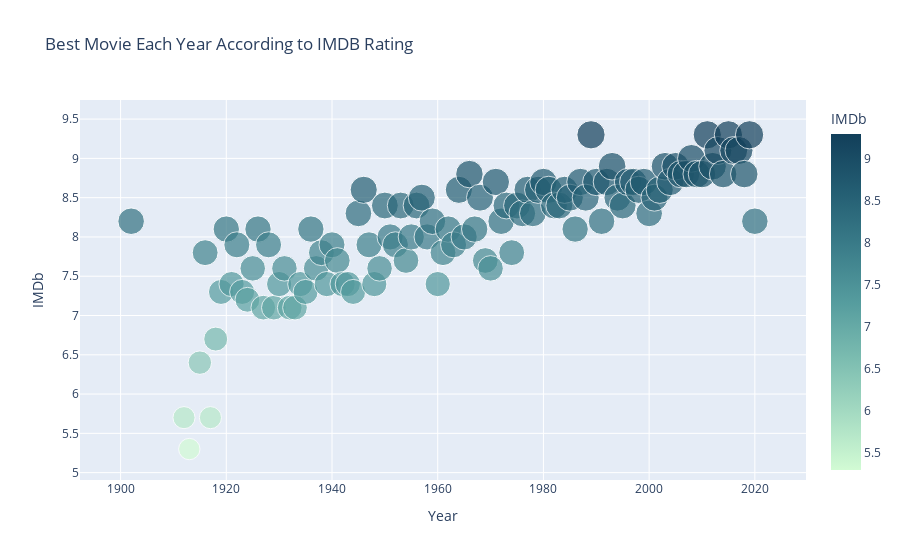

Notebook cell for this chart:
### Markdown cell above
### Best movie by year (IMDb rating)

### Code cell
best_movie_year = data.sort_values('IMDb',ascending=False).groupby('Year').first().reset_index()

fig = px.scatter(best_movie_year,
                 x = 'Year',
                 y = 'IMDb',
                 color_continuous_scale = 'Darkmint',
                 color = 'IMDb',
                 size = 'IMDb',
                 title = 'Best Movie Each Year According to IMDB Rating'
                )

fig.show()

### Figure 1 — Plotly figure (JSON) as saved in the notebook; plotly's stock layout.template omitted (floating-point values rounded to 4 significant figures)
{"data": [{"hovertemplate": "Year=%{x}<br>IMDb=%{marker.color}<extra></extra>", "legendgroup": "", "marker": {"color": [8.2, 5.7, 5.3, 6.4, 7.8, 5.7, 6.7, 7.3, 8.1, 7.4, 7.9, 7.3, 7.2, 7.6, 8.1, 7.1, 7.9, 7.1, 7.4, 7.6, 7.1, 7.1, 7.4, 7.3, 8.1, 7.6, 7.8, 7.4, 7.9, 7.7, 7.4, 7.4, 7.3, 8.3, 8.6, 7.9, 7.4, 7.6, 8.4, 8, 7.9, 8.4, 7.7, 8, 8.4, 8.5, 8, 8.2, 7.4, 7.8, 8.1, 7.9, 8.6, 8, 8.8, 8.1, 8.5, 7.7, 7.6, 8.7, 8.2, 8.4, 7.8, 8.4, 8.3, 8.6, 8.3, 8.6, 8.7, 8.6, 8.4, 8.4, 8.6, 8.5, 8.1, 8.7, 8.5, 9.3, 8.7, 8.2, 8.7, 8.9, 8.5, 8.4, 8.7, 8.7, 8.6, 8.7, 8.3, 8.5, 8.6, 8.9, 8.7, 8.9, 8.8, 8.8, 9, 8.8, 8.8, 9.3, 8.9, 9.1, 8.8, 9.3, 9.1, 9.1, 8.8, 9.3, 8.2], "coloraxis": "coloraxis", "size": [8.2, 5.7, 5.3, 6.4, 7.8, 5.7, 6.7, 7.3, 8.1, 7.4, 7.9, 7.3, 7.2, 7.6, 8.1, 7.1, 7.9, 7.1, 7.4, 7.6, 7.1, 7.1, 7.4, 7.3, 8.1, 7.6, 7.8, 7.4, 7.9, 7.7, 7.4, 7.4, 7.3, 8.3, 8.6, 7.9, 7.4, 7.6, 8.4, 8, 7.9, 8.4, 7.7, 8, 8.4, 8.5, 8, 8.2, 7.4, 7.8, 8.1, 7.9, 8.6, 8, 8.8, 8.1, 8.5, 7.7, 7.6, 8.7, 8.2, 8.4, 7.8, 8.4, 8.3, 8.6, 8.3, 8.6, 8.7, 8.6, 8.4, 8.4, 8.6, 8.5, 8.1, 8.7, 8.5, 9.3, 8.7, 8.2, 8.7, 8.9, 8.5, 8.4, 8.7, 8.7, 8.6, 8.7, 8.3, 8.5, 8.6, 8.9, 8.7, 8.9, 8.8, 8.8, 9, 8.8, 8.8, 9.3, 8.9, 9.1, 8.8, 9.3, 9.1, 9.1, 8.8, 9.3, 8.2], "sizemode": "area", "sizeref": 0.02325, "symbol": "circle"}, "mode": "markers", "name": "", "orientation": "v", "showlegend": false, "type": "scatter", "x": [1902, 1912, 1913, 1915, 1916, 1917, 1918, 1919, 1920, 1921, 1922, 1923, 1924, 1925, 1926, 1927, 1928, 1929, 1930, 1931, 1932, 1933, 1934, 1935, 1936, 1937, 1938, 1939, 1940, 1941, 1942, 1943, 1944, 1945, 1946, 1947, 1948, 1949, 1950, 1951, 1952, 1953, 1954, 1955, 1956, 1957, 1958, 1959, 1960, 1961, 1962, 1963, 1964, 1965, 1966, 1967, 1968, 1969, 1970, 1971, 1972, 1973, 1974, 1975, 1976, 1977, 1978, 1979, 1980, 1981, 1982, 1983, 1984, 1985, 1986, 1987, 1988, 1989, 1990, 1991, 1992, 1993, 1994, 1995, 1996, 1997, 1998, 1999, 2000, 2001, 2002, 2003, 2004, 2005, 2006, 2007, 2008, 2009, 2010, 2011, 2012, 2013, 2014, 2015, 2016, 2017, 2018, 2019, 2020], "xaxis": "x", "y": [8.2, 5.7, 5.3, 6.4, 7.8, 5.7, 6.7, 7.3, 8.1, 7.4, 7.9, 7.3, 7.2, 7.6, 8.1, 7.1, 7.9, 7.1, 7.4, 7.6, 7.1, 7.1, 7.4, 7.3, 8.1, 7.6, 7.8, 7.4, 7.9, 7.7, 7.4, 7.4, 7.3, 8.3, 8.6, 7.9, 7.4, 7.6, 8.4, 8, 7.9, 8.4, 7.7, 8, 8.4, 8.5, 8, 8.2, 7.4, 7.8, 8.1, 7.9, 8.6, 8, 8.8, 8.1, 8.5, 7.7, 7.6, 8.7, 8.2, 8.4, 7.8, 8.4, 8.3, 8.6, 8.3, 8.6, 8.7, 8.6, 8.4, 8.4, 8.6, 8.5, 8.1, 8.7, 8.5, 9.3, 8.7, 8.2, 8.7, 8.9, 8.5, 8.4, 8.7, 8.7, 8.6, 8.7, 8.3, 8.5, 8.6, 8.9, 8.7, 8.9, 8.8, 8.8, 9, 8.8, 8.8, 9.3, 8.9, 9.1, 8.8, 9.3, 9.1, 9.1, 8.8, 9.3, 8.2], "yaxis": "y"}], "layout": {"coloraxis": {"colorbar": {"title": {"text": "IMDb"}}, "colorscale": [[0, "rgb(210, 251, 212)"], [0.1667, "rgb(165, 219, 194)"], [0.3333, "rgb(123, 188, 176)"], [0.5, "rgb(85, 156, 158)"], [0.6667, "rgb(58, 124, 137)"], [0.8333, "rgb(35, 93, 114)"], [1, "rgb(18, 63, 90)"]]}, "legend": {"itemsizing": "constant", "tracegroupgap": 0}, "title": {"text": "Best Movie Each Year According to IMDB Rating"}, "xaxis": {"anchor": "y", "domain": [0, 1], "title": {"text": "Year"}}, "yaxis": {"anchor": "x", "domain": [0, 1], "title": {"text": "IMDb"}}}}
